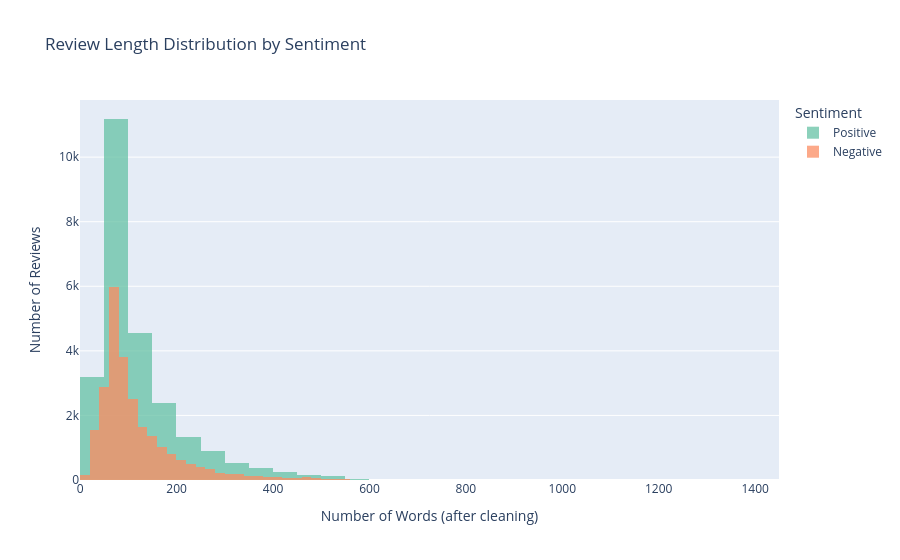

Source (notebook cell):
### Markdown cell above
## Visualization 6 — Review Length Distribution by Sentiment

### Code cell
import plotly.graph_objects as go

# Compare how long positive vs negative reviews tend to be
fig = go.Figure()

fig.add_trace(go.Histogram(
    x=df[df["sentiment"] == "positive"]["cleaned_length"],
    name="Positive",
    marker_color="#66c2a5",
    opacity=0.75,
    nbinsx=50
))

fig.add_trace(go.Histogram(
    x=df[df["sentiment"] == "negative"]["cleaned_length"],
    name="Negative",
    marker_color="#fc8d62",
    opacity=0.75,
    nbinsx=50
))

fig.update_layout(
    barmode="overlay",
    title="Review Length Distribution by Sentiment",
    xaxis_title="Number of Words (after cleaning)",
    yaxis_title="Number of Reviews",
    legend_title="Sentiment",
    hovermode="x unified"
)

fig.show()

### Figure 1 — Plotly figure (JSON) as saved in the notebook; plotly's stock layout.template omitted (floating-point values rounded to 4 significant figures; data arrays with more than 128 entries replaced by an {"elided": "..."} marker saying what was removed)
{"data": [{"marker": {"color": "#66c2a5"}, "name": "Positive", "nbinsx": 50, "opacity": 0.75, "type": "histogram", "x": {"elided": "25000 int values"}}, {"marker": {"color": "#fc8d62"}, "name": "Negative", "nbinsx": 50, "opacity": 0.75, "type": "histogram", "x": {"elided": "25000 int values"}}], "layout": {"barmode": "overlay", "hovermode": "x unified", "legend": {"title": {"text": "Sentiment"}}, "title": {"text": "Review Length Distribution by Sentiment"}, "xaxis": {"title": {"text": "Number of Words (after cleaning)"}}, "yaxis": {"title": {"text": "Number of Reviews"}}}}
